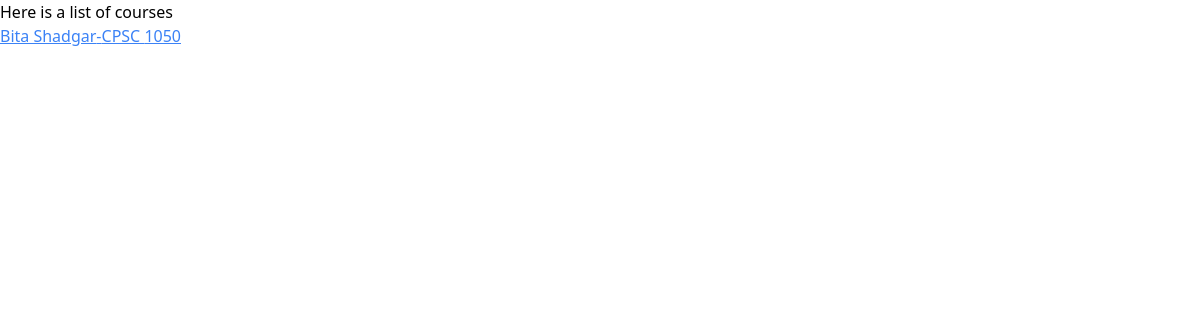
Page /search/subject=CPSC/ on the earlier database version.
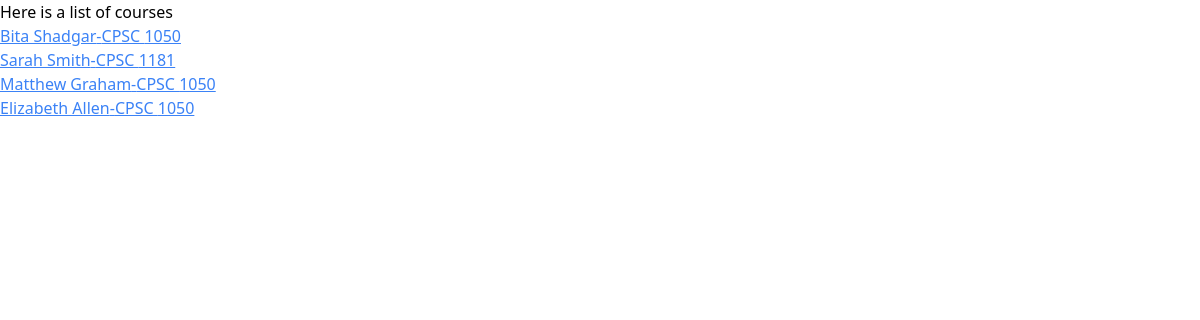
Same page on the later database version.
### professors/models.py (models this page shows, shortened)
class Course(models.Model):
    school = models.ForeignKey(School, on_delete=models.CASCADE)
    subject = models.CharField(max_length=30)
    course_number = models.CharField(max_length=20, blank=True, null=True)
    professor = models.ForeignKey(Professor, on_delete=models.CASCADE)

class Professor(models.Model):
    name = models.CharField(max_length=100)
    school = models.ForeignKey(School, on_delete=models.CASCADE)
    department = models.CharField(max_length=100, blank=True, null=True)

### professors/views.py (the view)
# urls.py: path('search/subject=<str:subject>/', views.search_subject, name='search_subject'),
def search_subject(request, subject):
    courses = Course.objects.filter(subject=subject)
    return render(request, 'professors/search_course.html', context={'results': courses})

### professors/templates/professors/search_course.html
{% extends 'professors/base.html' %} {% block content %}
<div>
  <p>Here is a list of courses</p>
  {% for result in results %}
  <p>
    <a
      class="underline text-blue-500"
      href="{% url 'course_ratings' result.id %}"
      >{{ result.professor.name}}-{{ result.subject }}
      {{result.course_number}}</a
    >
  </p>
  {% endfor %}
</div>
{% endblock %}

Differences in the rows shown:
added Course: professor.name "Sarah Smith", subject "CPSC", course_number "1181"
added Course: professor.name "Matthew Graham", subject "CPSC", course_number "1050"
added Course: professor.name "Elizabeth Allen", subject "CPSC", course_number "1050"
